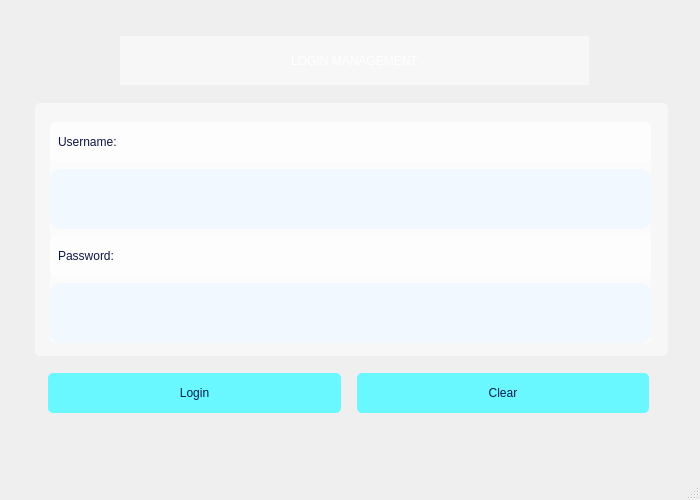
<?xml version="1.0" encoding="UTF-8"?>
<ui version="4.0">
 <class>MainWindow</class>
 <widget class="QMainWindow" name="MainWindow">
  <property name="geometry">
   <rect>
    <x>0</x>
    <y>0</y>
    <width>700</width>
    <height>500</height>
   </rect>
  </property>
  <property name="minimumSize">
   <size>
    <width>700</width>
    <height>500</height>
   </size>
  </property>
  <property name="windowTitle">
   <string>Manager Login</string>
  </property>
  <property name="windowIcon">
   <iconset>
    <normaloff>icon.png</normaloff>icon.png</iconset>
  </property>
  <widget class="QWidget" name="centralwidget">
   <widget class="QLabel" name="label">
    <property name="geometry">
     <rect>
      <x>-5</x>
      <y>-6</y>
      <width>709</width>
      <height>481</height>
     </rect>
    </property>
    <property name="text">
     <string/>
    </property>
    <property name="pixmap">
     <pixmap>background1.png</pixmap>
    </property>
    <property name="scaledContents">
     <bool>true</bool>
    </property>
   </widget>
   <widget class="QGroupBox" name="groupBox">
    <property name="geometry">
     <rect>
      <x>35</x>
      <y>103</y>
      <width>633</width>
      <height>253</height>
     </rect>
    </property>
    <property name="styleSheet">
     <string notr="true">background-color: rgba(255, 255, 255, 128);
color: rgb(255, 255, 255);
font: 57 10pt &quot;Montserrat Medium&quot;;
border-radius:5px;</string>
    </property>
    <property name="title">
     <string/>
    </property>
    <widget class="QWidget" name="verticalLayoutWidget">
     <property name="geometry">
      <rect>
       <x>15</x>
       <y>19</y>
       <width>601</width>
       <height>221</height>
      </rect>
     </property>
     <layout class="QVBoxLayout" name="verticalLayout">
      <property name="spacing">
       <number>7</number>
      </property>
      <item>
       <widget class="QLabel" name="label_2">
        <property name="styleSheet">
         <string notr="true">font: 63 10pt &quot;Montserrat SemiBold&quot;;
color: rgb(14, 23, 67);
padding: 5px;</string>
        </property>
        <property name="text">
         <string>Username:</string>
        </property>
       </widget>
      </item>
      <item>
       <widget class="QLineEdit" name="lineEditUsername">
        <property name="minimumSize">
         <size>
          <width>0</width>
          <height>60</height>
         </size>
        </property>
        <property name="styleSheet">
         <string notr="true">background-color: rgb(242, 248, 255);
color: rgb(14, 23, 67);
font: 57 10pt &quot;Montserrat Medium&quot;;
border-radius: 10px;
padding: 5px;</string>
        </property>
       </widget>
      </item>
      <item>
       <widget class="QLabel" name="label_3">
        <property name="styleSheet">
         <string notr="true">font: 63 10pt &quot;Montserrat SemiBold&quot;;
color: rgb(14, 23, 67);
padding: 5px;</string>
        </property>
        <property name="text">
         <string>Password:</string>
        </property>
       </widget>
      </item>
      <item>
       <widget class="QLineEdit" name="lineEditPassword">
        <property name="minimumSize">
         <size>
          <width>0</width>
          <height>60</height>
         </size>
        </property>
        <property name="styleSheet">
         <string notr="true">background-color: rgb(242, 248, 255);
color: rgb(14, 23, 67);
font: 57 10pt &quot;Montserrat Medium&quot;;
border-radius: 10px;
padding: 5px;</string>
        </property>
        <property name="echoMode">
         <enum>QLineEdit::Password</enum>
        </property>
       </widget>
      </item>
     </layout>
    </widget>
   </widget>
   <widget class="QWidget" name="horizontalLayoutWidget">
    <property name="geometry">
     <rect>
      <x>48</x>
      <y>372</y>
      <width>601</width>
      <height>42</height>
     </rect>
    </property>
    <layout class="QHBoxLayout" name="horizontalLayout">
     <property name="spacing">
      <number>16</number>
     </property>
     <item>
      <widget class="QPushButton" name="pushButtonLogin">
       <property name="minimumSize">
        <size>
         <width>0</width>
         <height>40</height>
        </size>
       </property>
       <property name="styleSheet">
        <string notr="true">
QPushButton {
 /* Màu nền mặc định */
	background-color: rgb(105, 248, 255);
    border-radius: 5px;
	color: rgb(9, 28, 84);
	font: 8pt &quot;CocogooseProTrial Semilight&quot;;

}

QPushButton:hover {
	background-color: rgb(137, 227, 254);
}

QPushButton:pressed {
background-color: rgb(105, 248, 255);
}


</string>
       </property>
       <property name="text">
        <string>Login</string>
       </property>
      </widget>
     </item>
     <item>
      <widget class="QPushButton" name="pushButtonClear">
       <property name="minimumSize">
        <size>
         <width>0</width>
         <height>40</height>
        </size>
       </property>
       <property name="styleSheet">
        <string notr="true">
QPushButton {
 /* Màu nền mặc định */
	background-color: rgb(105, 248, 255);
    border-radius: 5px;
	color: rgb(9, 28, 84);
	font: 8pt &quot;CocogooseProTrial Semilight&quot;;

}

QPushButton:hover {
	background-color: rgb(137, 227, 254);
}

QPushButton:pressed {
background-color: rgb(105, 248, 255);
}


</string>
       </property>
       <property name="text">
        <string>Clear</string>
       </property>
      </widget>
     </item>
    </layout>
   </widget>
   <widget class="QLabel" name="label_4">
    <property name="geometry">
     <rect>
      <x>120</x>
      <y>36</y>
      <width>469</width>
      <height>49</height>
     </rect>
    </property>
    <property name="styleSheet">
     <string notr="true">font: 14pt &quot;CocogooseProTrial Darkmode&quot;;
color: rgb(255, 255, 255);
padding:10px;
background-color: rgb(255, 255, 255,128);</string>
    </property>
    <property name="text">
     <string>LOGIN MANAGEMENT</string>
    </property>
    <property name="alignment">
     <set>Qt::AlignCenter</set>
    </property>
   </widget>
  </widget>
  <widget class="QMenuBar" name="menubar">
   <property name="geometry">
    <rect>
     <x>0</x>
     <y>0</y>
     <width>700</width>
     <height>26</height>
    </rect>
   </property>
  </widget>
  <widget class="QStatusBar" name="statusbar"/>
 </widget>
 <resources/>
 <connections/>
</ui>
